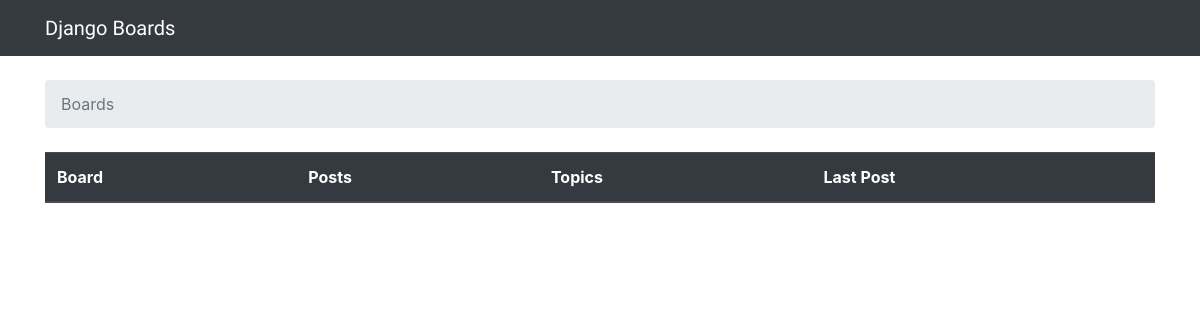
The app's page /, older data.
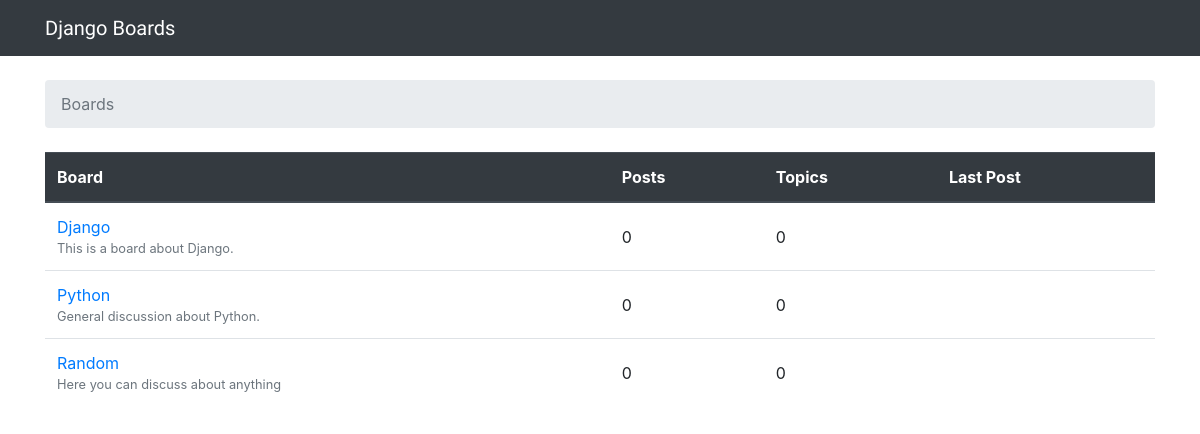
The same page, newer data.
### boards/models.py (models this page shows, shortened)
class Board(models.Model):
	name = models.CharField(max_length=30, unique=True)
	description = models.CharField(max_length=100)

### boards/views.py (the view)
# urls.py: 2. Add a URL to urlpatterns:  url(r'^$', views.home, name='home')
def home(request):
	boards = Board.objects.all()
	return render(request, 'home.html', {'boards': boards})

### templates/home.html
{% extends 'base.html' %}
{% block breadcrumb %}
    <li class="breadcrumb-item active">Boards</li>
{% endblock %}
{% block content %}
    <table class="table">
        <thead class="thead-dark">
        <tr>
            <th>Board</th>
            <th>Posts</th>
            <th>Topics</th>
            <th>Last Post</th>
        </tr>
        </thead>
        <tbody>
        {% for board in boards %}
            <tr>
                <td>
                    <a href="{% url 'board_topics' board.pk %}">{{ board.name }}</a>
                    <small class="text-muted d-block">{{ board.description }}</small>
                </td>
                <td class="align-middle">0</td>
                <td class="align-middle">0</td>
                <td></td>
            </tr>
        {% endfor %}
        </tbody>
    </table>
{% endblock %}

Row changes from the older to the newer data that the page shows:
added Board: name "Django", description "This is a board about Django."
added Board: name "Python", description "General discussion about Python."
added Board: name "Random", description "Here you can discuss about anything"
